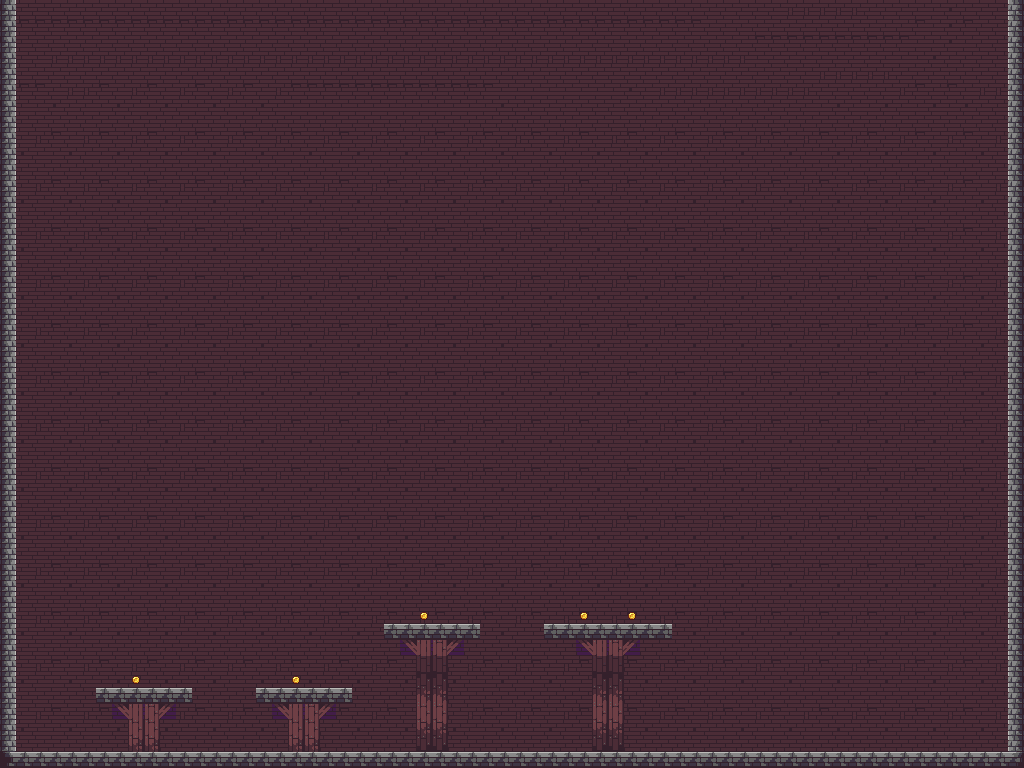

This is a level from a 2D game, rendered from its Tiled map with the project's own tilesets. A one-line summary and the map file follow, with tile-layer data summarised:
An orthogonal 64x48 tile map with 16x16 px tiles, 4 tile layers (background1, background2, walls, coins).

<map version="1.10" tiledversion="1.11.2" orientation="orthogonal" renderorder="right-down" width="64" height="48" tilewidth="16" tileheight="16" infinite="0" nextlayerid="5" nextobjectid="1">
 <tileset firstgid="1" source="Assets.tsx" />
 <layer id="4" name="background1" width="64" height="48">
  <data>[3072 cells, 16 non-empty, 3 distinct tile ids]</data>
 </layer>
 <layer id="3" name="background2" width="64" height="48">
  <data>[3072 cells, 3072 non-empty, 19 distinct tile ids]</data>
 </layer>
 <layer id="2" name="walls" width="64" height="48">
  <data>[3072 cells, 184 non-empty, 5 distinct tile ids]</data>
 </layer>
 <layer id="1" name="coins" width="64" height="48">
  <data>[3072 cells, 5 non-empty, 1 distinct tile ids]</data>
 </layer>
</map>
